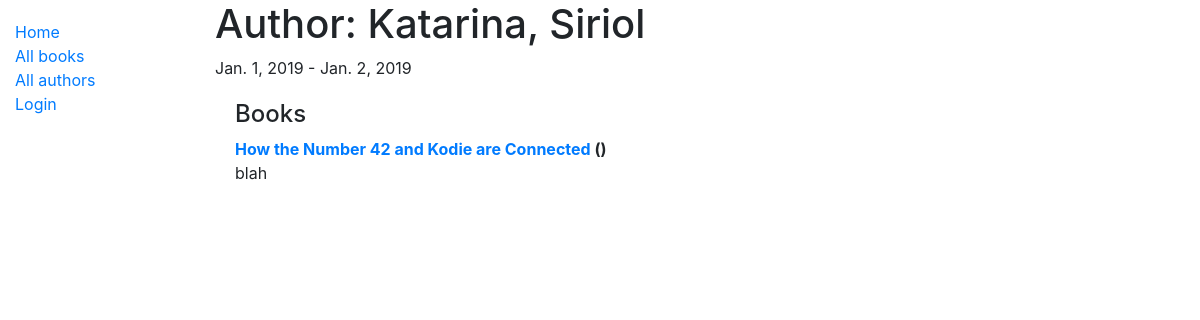
/catalog/author/2, run on the app's committed database.
### catalog/models.py (models this page shows, shortened)
class Author(models.Model):
    first_name = models.CharField(max_length=100)
    last_name = models.CharField(max_length=100)
    date_of_birth = models.DateField(null=True, blank=True)
    date_of_death = models.DateField('Died', null=True, blank=True)
    class Meta:
        ordering = ['last_name', 'first_name']

class Book(models.Model):
    title = models.CharField(max_length=200)
    author = models.ForeignKey('Author', on_delete=models.SET_NULL, null=True)
    summary = models.TextField(max_length=1000, help_text='Enter a brief description of the book')
    isbn = models.CharField('ISBN', max_length=13, help_text='13 Character <a href="https://www.isbn-international.org/content/what-isbn">ISBN number</a>')
    genre = models.ManyToManyField(Genre, help_text='Select a genre for this book')
    def get_absolute_url(self):
        return reverse('book-detail', args=[str(self.id)])
    def display_genre(self):
        """Create a string for the Genre. This is required to display genre in Admin."""
        return ', '.join(genre.name for genre in self.genre.all()[:3])
    display_genre.short_description = 'Genre'

### catalog/views.py (the view)
# urls.py: path('author/<int:pk>', views.AuthorDetailView.as_view(), name='author-detail'),
class AuthorDetailView(generic.DetailView):
    model = Author

### catalog/templates/catalog/author_detail.html
{% extends "base_generic.html" %}
{% block content %}
  <h1>Author: {{ author.last_name }}, {{ author.first_name }}</h1>
  <p>{{ author.date_of_birth }} - {{ author.date_of_death }}</p>
  <div style="margin-left:20px;margin-top:20px">
    <h4>Books</h4>
  {% for book in author.book_set.all %}
    <strong><a href="{{ book.get_absolute_url }}">{{ book.title }}</a> ({{ book.status }})</strong>
    <p>{{ book.summary }}</p>
  {% endfor %}
{% endblock %}

### data on the page
Author: last_name "Katarina", first_name "Siriol", date_of_birth "Jan. 1, 2019", date_of_death "Jan. 2, 2019"
Book: title "How the Number 42 and Kodie are Connected", summary "blah"
